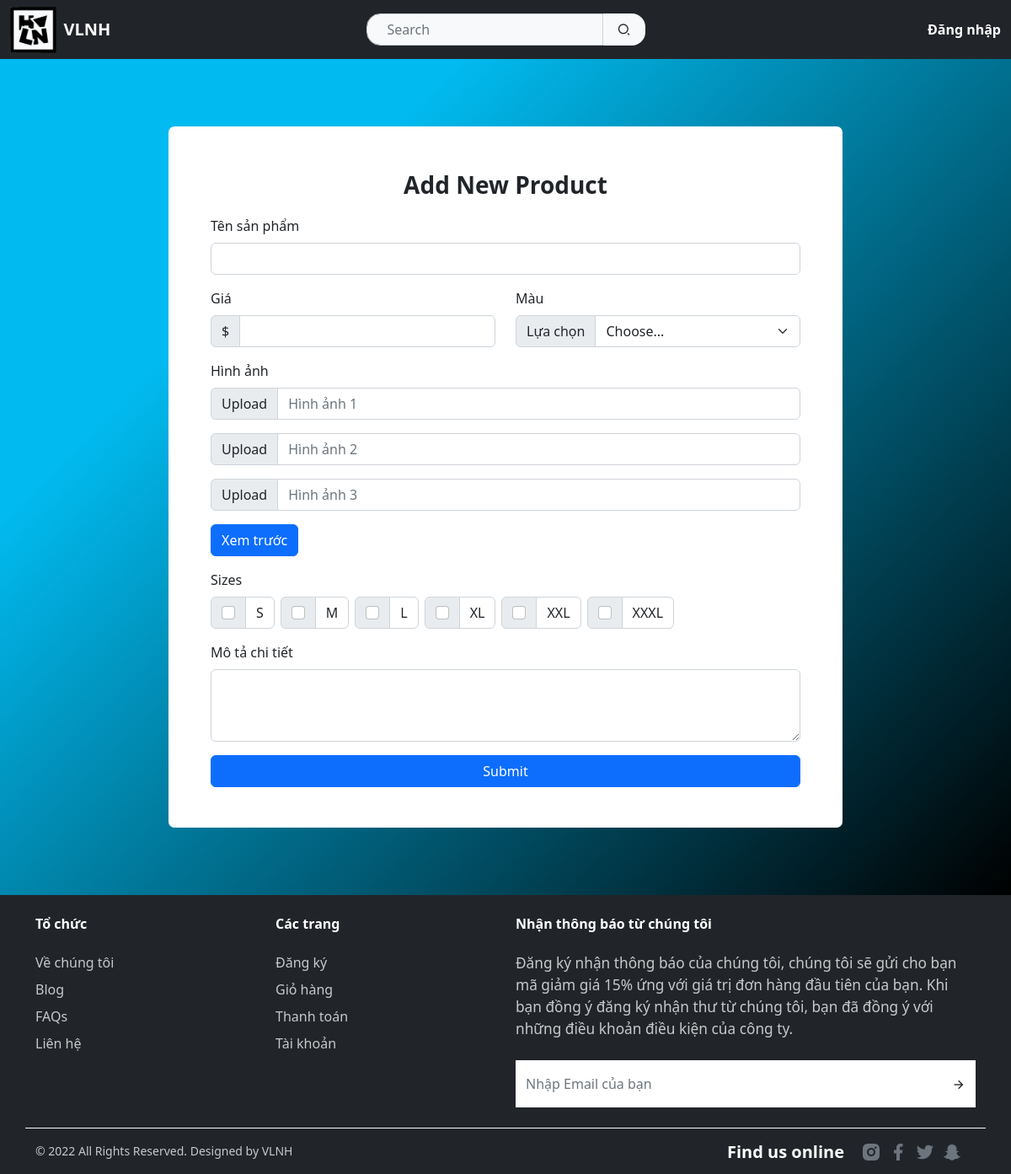
/app/views/products_new.php, run on the app's committed database.
### tables this page shows
CREATE TABLE `size` (
  `id` int PRIMARY KEY AUTO_INCREMENT,
  `name` varchar(10) NOT NULL
);

### controllers/products/products_new.php (called while the page is built)
<?php
    include('../../models/connection.php')
?>
<?php
    $sql = "SELECT * FROM size";
    $result = $conn->query($sql);
?>

### app/views/products_new.php (the view, shortened to what this page needs)
<!DOCTYPE html>
<html lang="en">
<head>
  <link rel="stylesheet" href="../assets/css/libs.bundle.css" />
  <link rel="stylesheet" href="../assets/css/theme.bundle.css" />
  <link rel="stylesheet" href="../assets/css/general.css">
  <link rel="stylesheet" href="../assets/css/products_new.css">
  <link rel="stylesheet" href="../assets/css/products_show.css">
  <link href="https://cdn.jsdelivr.net/npm/bootstrap@5.2.3/dist/css/bootstrap.min.css" rel="stylesheet">
</head>
<body>
  <?php
    include('header.php');
    include('../../controllers/products/products_new.php');
  ?>
  <div class="form-container">
    <div class="col-lg-8 form-inner">
      <div class="form__title">
        Add New Product
      </div>
      <form enctype="multipart/form-data" action="../../controllers/products/products_create.php" action="GET">
      <div class="form__content">
        <div class="row">
          <div class="col-12">
            <label for="inputName" class="form-label">Tên sản phẩm</label>
            <input type="text" class="form-control mb-3" name="name">
          </div>
          <div class="col-6">
            <label for="inputPrice" class="form-label">Giá</label>
            <div class="input-group mb-3">
              <span class="input-group-text">$</span>
              <input type="number" class="form-control" aria-label="Amount (to the nearest dollar)" name="price">
            </div>
          </div>
          <div class="col-6">
            <label for="inputColor" class="form-label">Màu</label>
            <div class="input-group mb-3">
              <label class="input-group-text" for="inputGroupSelect01">Lựa chọn</label>
              <select class="form-select" id="inputGroupSelect01" name="color">
                <option value="None" selected>Choose...</option>
              </select>
            </div>
          </div>
          <label for="inputImage" class="form-label">Hình ảnh</label>
          <div class="col-12">
            <div class="input-group mb-3">
              <span class="input-group-text" id="basic-addon1">Upload</span>
              <input type="text" class="form-control" placeholder="Hình ảnh 1" name="images[]">
            </div>
          </div>
          <div class="col-12">
            <div class="input-group mb-3">
              <span class="input-group-text" id="basic-addon1">Upload</span>
              <input type="text" class="form-control" placeholder="Hình ảnh 2" name="images[]">
            </div>
          </div>
          <div class="col-12">
            <div class="input-group mb-3">
              <span class="input-group-text" id="basic-addon1">Upload</span>
              <input type="text" class="form-control" placeholder="Hình ảnh 3" name="images[]">
            </div>
          </div>
          <div class="col-12">
            <button type="button" class="btn btn-primary mb-3" data-bs-toggle="modal" data-bs-target="#exampleModal">
              Xem trước
            </button>
          </div>
          <div class="col-12">
            <label for="inputDescription" class="form-label">Sizes</label>
            <div class="">
              <div class="input-group">
                <?php
                  if ($result->num_rows > 0) {
                    while($row = $result->fetch_assoc()) {
                      echo '
                        <label class="me-2">
                          <div class="input-group mb-3">
                            <div class="input-group-text">
                              <input class="form-check-input mt-0" type="checkbox" value='.$row["id"].' name="size[]" aria-label="Checkbox for following text input">
                            </div>
                            <label class="form-control">'.$row["name"].'</label>
                          </div>
                        </label>
                      ';
                    }
                  }
                ?>
              </div>
            </div>
          </div>
          <div class="col-12 mb-3">
            <label for="inputDescription" class="form-label">Mô tả chi tiết</label>
            <textarea type="text" class="form-control" name="description" rows="3"></textarea>
          </div>
          <div class="col-12">
            <input type="submit" class="btn btn-primary w-100">
          </div>
        </div>
      </div>
      </form>
    </div>
  </div>
  <?php
    include('footer.php');
  ?>
</body>
</html>

### app/assets/css/libs.bundle.css (style rules this page uses)
:root { --swiper-theme-color:#007aff }
:root { --swiper-navigation-size:44px }

### app/assets/css/general.css (style rules this page uses)
:root { --black: #000; --black-blue: #0b1517; --white: #ffffff; --brown: #5a373f; --red: #df2020; --orange: #ee4d2d; --blue: #0C97FF; --green: #2df3aa; --green-dark: #25b580; --yellow: #ffc174; --purple: #e574ff; --pink: #fa7daf; --beige: #c9ba9b; --brown: #54333A; }
.form-container { display: flex; align-items: center; justify-content: center; width: 100%; background-color: #000; background-image: linear-gradient(315deg, #000 0%, #01BAEF 75%); }
.form-inner { background-color: var(--white); margin: 5rem 0; padding: 3rem 50px; border-radius: 7px; }

### app/assets/css/products_new.css (style rules this page uses)
.form__title { font-weight: bold; font-size: 1.75rem; text-align: center; padding-bottom: 1rem; }

### app/assets/css/products_show.css (style rules this page uses)
:root { --orange: #ee4d2d; --orange-light: #fff3f1; --red: #df2020; --blue: #0C97FF; --green: #2df3aa; --green-dark: #25b580; --yellow: #ffc174; --purple: #e574ff; --pink: #fa7daf; --beige: #c9ba9b; --brown: #54333A; }

### data on the page
size: name "S"
size: name "M"
size: name "L"
size: name "XL"
size: name "XXL"
size: name "XXXL"
